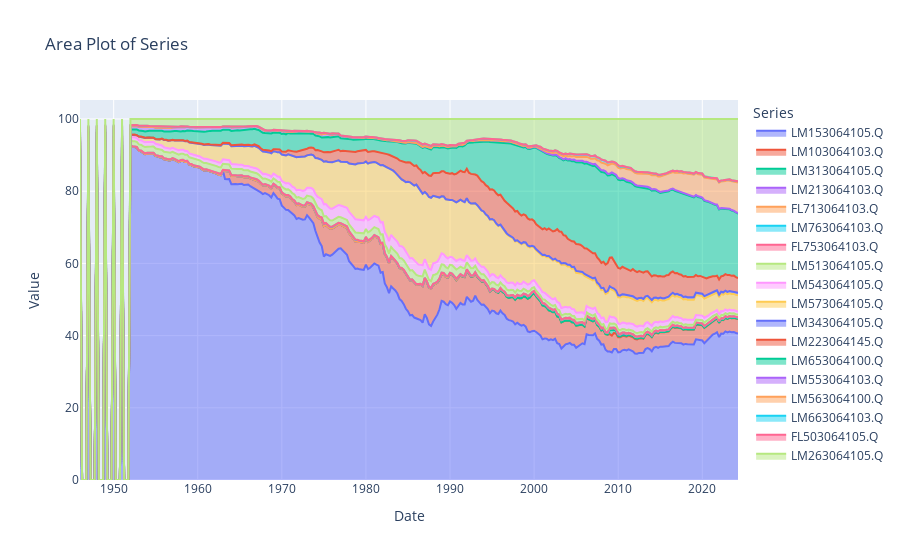

Notebook cell for this chart:
### Code cell
import plotly.express as px

# Assuming 'series_names' is a list of column names in merged_df
series_names = [col for col in merged_df.columns if col not in ['Date', 'LM893064105.Q']]

# Melt the DataFrame to long format for Plotly
melted_df = merged_df.melt(id_vars=['Date'], value_vars=series_names, var_name='Series', value_name='Value')

# Create the area plot
fig = px.area(melted_df, x='Date', y='Value', color='Series', title='Area Plot of Series')

# Show the plot
fig.show()

### Figure 1 — Plotly figure (JSON) as saved in the notebook; plotly's stock layout.template omitted (floating-point values rounded to 4 significant figures; data arrays with more than 128 entries replaced by an {"elided": "..."} marker saying what was removed)
{"data": [{"fillpattern": {"shape": ""}, "hovertemplate": "Series=LM153064105.Q<br>Date=%{x}<br>Value=%{y}<extra></extra>", "legendgroup": "LM153064105.Q", "line": {"color": "#636efa"}, "marker": {"symbol": "circle"}, "mode": "lines", "name": "LM153064105.Q", "orientation": "v", "showlegend": true, "stackgroup": "1", "type": "scatter", "x": {"elided": "314 str values"}, "xaxis": "x", "y": {"elided": "314 float values"}, "yaxis": "y"}, {"fillpattern": {"shape": ""}, "hovertemplate": "Series=LM103064103.Q<br>Date=%{x}<br>Value=%{y}<extra></extra>", "legendgroup": "LM103064103.Q", "line": {"color": "#EF553B"}, "marker": {"symbol": "circle"}, "mode": "lines", "name": "LM103064103.Q", "orientation": "v", "showlegend": true, "stackgroup": "1", "type": "scatter", "x": {"elided": "314 str values"}, "xaxis": "x", "y": {"elided": "314 float values"}, "yaxis": "y"}, {"fillpattern": {"shape": ""}, "hovertemplate": "Series=LM313064105.Q<br>Date=%{x}<br>Value=%{y}<extra></extra>", "legendgroup": "LM313064105.Q", "line": {"color": "#00cc96"}, "marker": {"symbol": "circle"}, "mode": "lines", "name": "LM313064105.Q", "orientation": "v", "showlegend": true, "stackgroup": "1", "type": "scatter", "x": {"elided": "314 str values"}, "xaxis": "x", "y": {"elided": "314 float values"}, "yaxis": "y"}, {"fillpattern": {"shape": ""}, "hovertemplate": "Series=LM213064103.Q<br>Date=%{x}<br>Value=%{y}<extra></extra>", "legendgroup": "LM213064103.Q", "line": {"color": "#ab63fa"}, "marker": {"symbol": "circle"}, "mode": "lines", "name": "LM213064103.Q", "orientation": "v", "showlegend": true, "stackgroup": "1", "type": "scatter", "x": {"elided": "314 str values"}, "xaxis": "x", "y": {"elided": "314 float values"}, "yaxis": "y"}, {"fillpattern": {"shape": ""}, "hovertemplate": "Series=FL713064103.Q<br>Date=%{x}<br>Value=%{y}<extra></extra>", "legendgroup": "FL713064103.Q", "line": {"color": "#FFA15A"}, "marker": {"symbol": "circle"}, "mode": "lines", "name": "FL713064103.Q", "orientation": "v", "showlegend": true, "stackgroup": "1", "type": "scatter", "x": {"elided": "314 str values"}, "xaxis": "x", "y": {"elided": "314 float values"}, "yaxis": "y"}, {"fillpattern": {"shape": ""}, "hovertemplate": "Series=LM763064103.Q<br>Date=%{x}<br>Value=%{y}<extra></extra>", "legendgroup": "LM763064103.Q", "line": {"color": "#19d3f3"}, "marker": {"symbol": "circle"}, "mode": "lines", "name": "LM763064103.Q", "orientation": "v", "showlegend": true, "stackgroup": "1", "type": "scatter", "x": {"elided": "314 str values"}, "xaxis": "x", "y": {"elided": "314 float values"}, "yaxis": "y"}, {"fillpattern": {"shape": ""}, "hovertemplate": "Series=FL753064103.Q<br>Date=%{x}<br>Value=%{y}<extra></extra>", "legendgroup": "FL753064103.Q", "line": {"color": "#FF6692"}, "marker": {"symbol": "circle"}, "mode": "lines", "name": "FL753064103.Q", "orientation": "v", "showlegend": true, "stackgroup": "1", "type": "scatter", "x": {"elided": "314 str values"}, "xaxis": "x", "y": {"elided": "314 float values"}, "yaxis": "y"}, {"fillpattern": {"shape": ""}, "hovertemplate": "Series=LM513064105.Q<br>Date=%{x}<br>Value=%{y}<extra></extra>", "legendgroup": "LM513064105.Q", "line": {"color": "#B6E880"}, "marker": {"symbol": "circle"}, "mode": "lines", "name": "LM513064105.Q", "orientation": "v", "showlegend": true, "stackgroup": "1", "type": "scatter", "x": {"elided": "314 str values"}, "xaxis": "x", "y": {"elided": "314 float values"}, "yaxis": "y"}, {"fillpattern": {"shape": ""}, "hovertemplate": "Series=LM543064105.Q<br>Date=%{x}<br>Value=%{y}<extra></extra>", "legendgroup": "LM543064105.Q", "line": {"color": "#FF97FF"}, "marker": {"symbol": "circle"}, "mode": "lines", "name": "LM543064105.Q", "orientation": "v", "showlegend": true, "stackgroup": "1", "type": "scatter", "x": {"elided": "314 str values"}, "xaxis": "x", "y": {"elided": "314 float values"}, "yaxis": "y"}, {"fillpattern": {"shape": ""}, "hovertemplate": "Series=LM573064105.Q<br>Date=%{x}<br>Value=%{y}<extra></extra>", "legendgroup": "LM573064105.Q", "line": {"color": "#FECB52"}, "marker": {"symbol": "circle"}, "mode": "lines", "name": "LM573064105.Q", "orientation": "v", "showlegend": true, "stackgroup": "1", "type": "scatter", "x": {"elided": "314 str values"}, "xaxis": "x", "y": {"elided": "314 float values"}, "yaxis": "y"}, {"fillpattern": {"shape": ""}, "hovertemplate": "Series=LM343064105.Q<br>Date=%{x}<br>Value=%{y}<extra></extra>", "legendgroup": "LM343064105.Q", "line": {"color": "#636efa"}, "marker": {"symbol": "circle"}, "mode": "lines", "name": "LM343064105.Q", "orientation": "v", "showlegend": true, "stackgroup": "1", "type": "scatter", "x": {"elided": "314 str values"}, "xaxis": "x", "y": {"elided": "314 float values"}, "yaxis": "y"}, {"fillpattern": {"shape": ""}, "hovertemplate": "Series=LM223064145.Q<br>Date=%{x}<br>Value=%{y}<extra></extra>", "legendgroup": "LM223064145.Q", "line": {"color": "#EF553B"}, "marker": {"symbol": "circle"}, "mode": "lines", "name": "LM223064145.Q", "orientation": "v", "showlegend": true, "stackgroup": "1", "type": "scatter", "x": {"elided": "314 str values"}, "xaxis": "x", "y": {"elided": "314 float values"}, "yaxis": "y"}, {"fillpattern": {"shape": ""}, "hovertemplate": "Series=LM653064100.Q<br>Date=%{x}<br>Value=%{y}<extra></extra>", "legendgroup": "LM653064100.Q", "line": {"color": "#00cc96"}, "marker": {"symbol": "circle"}, "mode": "lines", "name": "LM653064100.Q", "orientation": "v", "showlegend": true, "stackgroup": "1", "type": "scatter", "x": {"elided": "314 str values"}, "xaxis": "x", "y": {"elided": "314 float values"}, "yaxis": "y"}, {"fillpattern": {"shape": ""}, "hovertemplate": "Series=LM553064103.Q<br>Date=%{x}<br>Value=%{y}<extra></extra>", "legendgroup": "LM553064103.Q", "line": {"color": "#ab63fa"}, "marker": {"symbol": "circle"}, "mode": "lines", "name": "LM553064103.Q", "orientation": "v", "showlegend": true, "stackgroup": "1", "type": "scatter", "x": {"elided": "314 str values"}, "xaxis": "x", "y": {"elided": "314 float values"}, "yaxis": "y"}, {"fillpattern": {"shape": ""}, "hovertemplate": "Series=LM563064100.Q<br>Date=%{x}<br>Value=%{y}<extra></extra>", "legendgroup": "LM563064100.Q", "line": {"color": "#FFA15A"}, "marker": {"symbol": "circle"}, "mode": "lines", "name": "LM563064100.Q", "orientation": "v", "showlegend": true, "stackgroup": "1", "type": "scatter", "x": {"elided": "314 str values"}, "xaxis": "x", "y": {"elided": "314 float values"}, "yaxis": "y"}, {"fillpattern": {"shape": ""}, "hovertemplate": "Series=LM663064103.Q<br>Date=%{x}<br>Value=%{y}<extra></extra>", "legendgroup": "LM663064103.Q", "line": {"color": "#19d3f3"}, "marker": {"symbol": "circle"}, "mode": "lines", "name": "LM663064103.Q", "orientation": "v", "showlegend": true, "stackgroup": "1", "type": "scatter", "x": {"elided": "314 str values"}, "xaxis": "x", "y": {"elided": "314 float values"}, "yaxis": "y"}, {"fillpattern": {"shape": ""}, "hovertemplate": "Series=FL503064105.Q<br>Date=%{x}<br>Value=%{y}<extra></extra>", "legendgroup": "FL503064105.Q", "line": {"color": "#FF6692"}, "marker": {"symbol": "circle"}, "mode": "lines", "name": "FL503064105.Q", "orientation": "v", "showlegend": true, "stackgroup": "1", "type": "scatter", "x": {"elided": "314 str values"}, "xaxis": "x", "y": {"elided": "314 float values"}, "yaxis": "y"}, {"fillpattern": {"shape": ""}, "hovertemplate": "Series=LM263064105.Q<br>Date=%{x}<br>Value=%{y}<extra></extra>", "legendgroup": "LM263064105.Q", "line": {"color": "#B6E880"}, "marker": {"symbol": "circle"}, "mode": "lines", "name": "LM263064105.Q", "orientation": "v", "showlegend": true, "stackgroup": "1", "type": "scatter", "x": {"elided": "314 str values"}, "xaxis": "x", "y": {"elided": "314 float values"}, "yaxis": "y"}], "layout": {"legend": {"title": {"text": "Series"}, "tracegroupgap": 0}, "title": {"text": "Area Plot of Series"}, "xaxis": {"anchor": "y", "domain": [0, 1], "title": {"text": "Date"}}, "yaxis": {"anchor": "x", "domain": [0, 1], "title": {"text": "Value"}}}}
